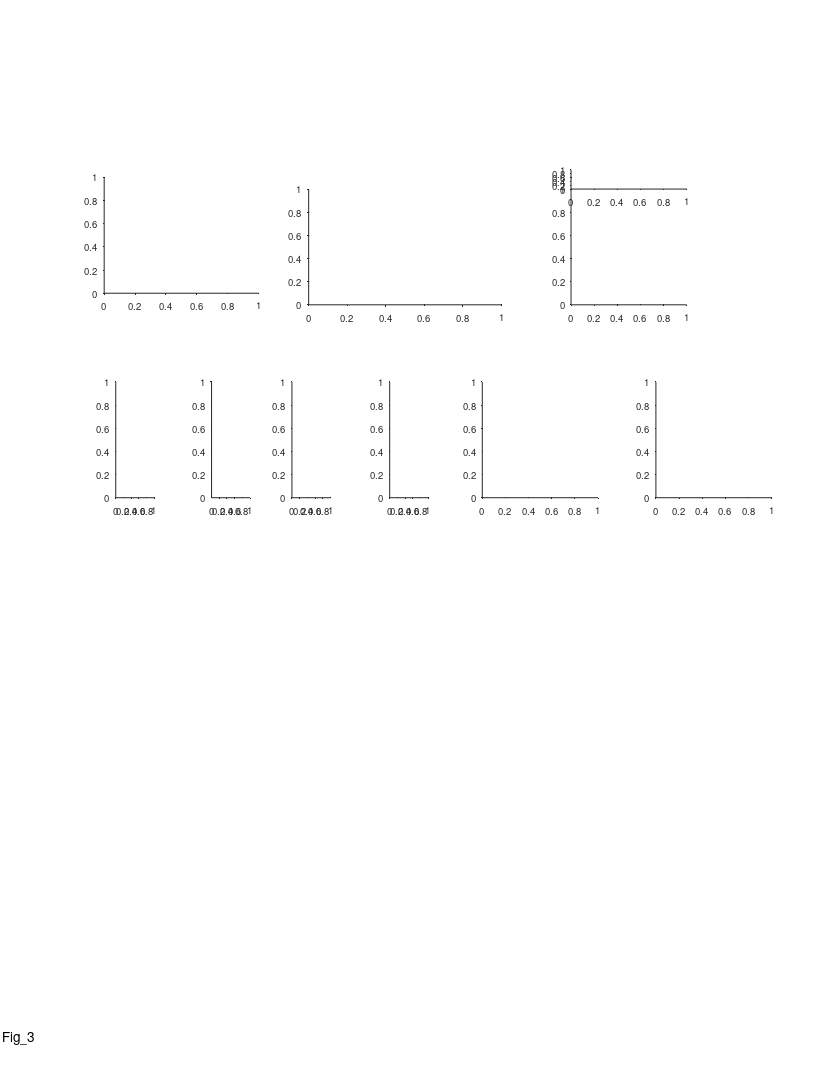

The MATLAB source for this figure: (Note: this script raises an error after producing the figure.)
%% Replay - Fig 3 - 2 bats crossovers
%%
clear 
clc
close all

%% plotting options
behavior_ex_opt = 2 % number 2 was chosen

replay_ex_opt = 1;
replay_examples_list = {
    {'rest',11,'b2299_d191213',20}
    };
replay_examples_list = cellfun(@(c)cell2struct(c,{'epoch_type','params_opt','exp_ID','event_num'},2), replay_examples_list)

%% graphics params
% timediff_max = inf;
timediff_max = 100;
epoch_types = {'sleep','rest'};
exp_types = {'1 bat','2 bats'};
panels_xlim = [-0.0950    1.9950; -1.9500   40.9500; -0.4500   56.5500; -0.0210    0.4410];
panels_xticks = {[0 0.5 1 1.5],[0 20 40],[0:10:50],[0 0.2 0.4]};

%% define output files
res_dir =  'L:\paper_replay\figures';
mkdir(res_dir)
fig_name_str = 'Fig_3';
fig_caption_str = ' ';
log_name_str = [fig_name_str '_log_file' '.txt'];
log_name_str = strrep(log_name_str , ':', '-');
log_name_str = strrep(log_name_str , ' ', '_');
log_name_out = fullfile(res_dir, log_name_str);

%% open log file
diary off
diary(log_name_out)
diary on
disp('Log file');
disp(['created: ', datestr(clock)]);
disp('======================================================');
disp([fig_name_str ':' fig_caption_str]);   
disp('======================================================');
disp('');

%% create figure
% figure_size_cm = [21.0 29.7]; % ~A4
figure_size_cm = [21.6 27.9]; % ~US letter
fig = figure;
% Some WYSIWYG options:
set(gcf,'DefaultAxesFontSize',7);
set(gcf,'DefaultAxesFontName','helvetica');
set(gcf,'DefaultAxesUnits','centimeters');
set(gcf,'PaperType','usletter')
% set(gcf,'PaperType','<custom>');
set(gcf,'PaperUnits','centimeters','PaperPosition',[0 0 figure_size_cm]);
set(gcf,'PaperOrientation','portrait');
set(gcf,'Units','centimeters','Position',get(gcf,'paperPosition')+[0 0 0 0]); % position on screen...
set(gcf, 'Renderer', 'painters');
% set(gcf, 'color', 'none');
set(groot, 'defaultAxesColor','None')
set(groot, 'defaultAxesTickDir', 'out');
set(groot,  'defaultAxesTickDirMode', 'manual');
annotation('textbox', [0.5 1 0 0], 'String',fig_name_str, 'HorizontalAlignment','center','Interpreter','none', 'FitBoxToText','on');

% create panels
panels{1}(1) = axes('position', [2.7 20.3 4 3]);
panels{2}(1) = axes('position', [8 20 5 3]);
panels{3}(1) = axes('position', [14.8 20 3 3]);
panels{3}(2) = axes('position', [14.8 23 3 .5]);
x = linspace(3,10,4);
x = x+[0 0.15 -0.1 0.1];
panels{4}(1) = axes('position', [x(1) 15 1 3]);
panels{4}(2) = axes('position', [x(2) 15 1 3]);
panels{4}(3) = axes('position', [x(3) 15 1 3]);
panels{4}(4) = axes('position', [x(4) 15 1 3]);
panels{5}(1) = axes('position', [12.5 15 3 3]);
panels{6}(1) = axes('position', [17 15 3 3]);

%% panels A - experimental setup
axes(panels{1}(1))
hold on
tunnel_2bats_image = imread('E:\Tamir\work\PROJECTS\LargeScale\paper_replay\figures\resources\tunnel_2bats.jpg');
imshow(tunnel_2bats_image);

% delete(panels{1}(2))
panels{1}(2) = axes('position', [2.7 22.9 .2 .3]);
axes(panels{1}(2))
cla reset
hold on
axis off
plot([0 1],[1 1],'LineWidth',2)
plot([0 1],[0 0],'LineWidth',1)
text(1.5,1,'Recorded bat','Units','normalized','FontSize',7,'HorizontalAlignment','left','VerticalAlignment','middle');
text(1.5,0,'Other bat','Units','normalized','FontSize',7,'HorizontalAlignment','left','VerticalAlignment','middle');
xlim([0 1])
ylim([0 1])

%% panels B - Behavior example
axes(panels{2}(1))
cla
hold on
switch behavior_ex_opt
    case 1
        exp_ID = 'b2299_d191205';
        ti_seconds_in_session = [5200 5600];
    case 2
        exp_ID = 'b2299_d191213';
        ti_seconds_in_session = 5850 +[0 4*60]+[0.4 -0.1]; %[5850 6200];
    case 3
        exp_ID = 'b2299_d191213';
        ti_seconds_in_session = [2900 3600];
    case 4
        exp_ID = 'b2299_d191203';
        ti_seconds_in_session = [500 900];
    case 5
        exp_ID = 'b2299_d191203';
        ti_seconds_in_session = [2700 3200];
end
exp = exp_load_data(exp_ID, 'details', 'pos');
epoch_type = 'rest';
params_opt = 11;
event_type = 'posterior';
[events, params]= decoding_load_events_quantification(exp_ID, epoch_type, params_opt, event_type);
[seqs, TF] = decoding_apply_seq_inclusion_criteria([events.seq_model]);
events(~TF)=[];
session_ti = exp_get_sessions_ti(exp_ID,'Behave');
t0 = session_ti(1);
ti = ti_seconds_in_session.*1e6+t0;
lw = 2;
plot(exp.pos.proc_1D.ts, interp_nans(exp.pos.proc_1D.pos),'LineWidth',lw);
plot(exp.pos.proc_1D.other.ts, interp_nans(exp.pos.proc_1D.other.pos(1,:)),'LineWidth',1);
plot(exp.pos.proc_1D.co.ts,exp.pos.proc_1D.co.pos,'xk','MarkerSize',8)
plot([seqs.start_ts;seqs.end_ts],[seqs.start_pos; seqs.end_pos],'-k','LineWidth',1.);
plot([seqs.start_ts],[seqs.start_pos],'.k','MarkerSize',7)
% plot([seqs([seqs.direction]== 1).end_ts],[seqs([seqs.direction]== 1).end_pos],'^m','MarkerSize',2,'MarkerFaceColor','m');
% plot([seqs([seqs.direction]==-1).end_ts],[seqs([seqs.direction]==-1).end_pos],'vm','MarkerSize',2,'MarkerFaceColor','m');
xline(35969648929.0)
xlim(ti)
rescale_plot_data('x',[1e-6/60 ti(1)]);
ylim([0 135])
% xticks(linspace(0,135,4))
yticks(linspace(0,135,4))
xlabel('Time (min)', 'Units','normalized', 'Position',[0.5 -0.11]);
ylabel('Position (m)', 'Units','normalized', 'Position',[-0.13 .5]);
hax=gca;
hax.XRuler.TickLabelGapOffset = -1.8;
hax.YRuler.TickLabelGapOffset = 1;

%% legend
if exist('panels_behavior_legend','var')
    delete(panels_behavior_legend);
end
panels_behavior_legend = axes('position', [8 23.35 5 0.4]);
cla
hold on
plot([0 0.1],[0.8 0.8],'-','LineWidth',lw);
plot([0 0.1],[0.0 0.0],'-','LineWidth',1);
plot(0.6,0.8,'xk','MarkerSize',8);
plot([0.5 0.6]+0.05,[0 0],'-m','LineWidth',1.3);
plot(0.65,0,'>m','MarkerSize',2,'MarkerFaceColor','m');
text(.15, .8, 'Recorded bat','FontSize',7,'HorizontalAlignment','left','VerticalAlignment','middle');
text(.15, .0, 'Other bat','FontSize',7,'HorizontalAlignment','left','VerticalAlignment','middle');
text(.7, .8, 'Cross-overs','FontSize',7,'HorizontalAlignment','left','VerticalAlignment','middle');
text(.7, .0, 'Replay','FontSize',7,'HorizontalAlignment','left','VerticalAlignment','middle');
xlim([0 1])
ylim([0 1])
axis off

%% replay example
if 1
%% load data
win_s = 1;
cmap = bone;
cmap = flipud(cmap);
ex = replay_examples_list(replay_ex_opt);
addFieldsToWorkspace(ex);
decode = decoding_load_data(exp_ID, epoch_type, params_opt);
exp = exp_load_data(exp_ID,'details','path','MUA','ripples');
events = decoding_load_events_quantification(exp_ID,epoch_type,params_opt,"posterior");
event = events(event_num);
seq = event.seq_model;
seq_ti = [event.start_ts event.end_ts];
t0 = mean(seq_ti);
ti = t0 + [-1 1].*win_s*1e6;

TT = exp.ripples.stats.best_TT;
[LFP.signal, LFP.ts, LFP.fs, LFP.params] = LFP_load(exp_ID,TT,'band','ripple','limits_ts',ti);
LFP.avg_signal = nanmean(LFP.signal,[2 3]);

%% plot LFP
% axes(panels{3}(3));
% cla
% hold on
% plot(LFP.ts, LFP.avg_signal,'k');
% xlim(seq_ti+[-1 1].*0.2*range(seq_ti))
% xticks([])
% yticks([])
% rescale_plot_data('x',[1e-6 seq_ti(1)]);
% axis off
% title(sprintf('%s_%s_%d',epoch_type,exp_ID,event_num),'Interpreter','none','FontWeight','normal','FontSize',6);

%% plot posterior (state)
axes(panels{3}(2));
cla
hold on
IX = get_data_in_ti(decode.time, ti);
prob_t = decode.time(IX);
prob_state = squeeze(decode.posterior_state(event.state_num,IX));
plot(prob_t, prob_state, 'k','LineWidth',2);
hax = gca;
hax.XLim = prob_t([1 end]);
hax.YLim = [0 1];
box on
colormap(cmap);
hax.XLim = seq_ti+[-1 1].*0.2*range(seq_ti);
hax.TickDir = 'out';
hax.TickLength = [0.02 0.02];
hax.XRuler.TickLabelGapOffset = -4;
ylabel('Prob.','Units','normalized','Position',[-0.22 0.5]);
rescale_plot_data('x',[1e-6 seq_ti(1)]);
    
%% plot posterior (position)
axes(panels{3}(1));
cla
hold on
IX = get_data_in_ti(decode.time, ti);
prob_t = decode.time(IX);
prob_pos = squeeze(decode.posterior(:,event.state_num,IX));
imagesc(prob_t, decode.pos, prob_pos);
plot([seq.start_ts seq.end_ts],[seq.start_pos seq.end_pos],'-r','LineWidth',0.8);
hax = gca;
clim_prctiles = [1 99];
hax.CLim = prctile(prob_pos(:),clim_prctiles);
% hax.CLim = [0 max(prob_pos(:))];
hax.XLim = prob_t([1 end]);
hax.YLim = [min(decode.pos) max(decode.pos)] + [-1 1].*median(diff(decode.pos))*1;
box on
colormap(cmap);
hax.XLim = seq_ti+[-1 1].*0.2*range(seq_ti);
hax.TickDir = 'out';
hax.TickLength = [0.02 0.02];
hax.XRuler.TickLabelGapOffset = -2;
xlabel('Time (s)','Units','normalized','Position',[0.5 -0.105]);
ylabel('Position (m)','Units','normalized','Position',[-0.22 0.5]);
rescale_plot_data('x',[1e-6 seq_ti(1)]);

%% link x axes
linkaxes(panels{3},'x');

%% add colorbar
hcb = colorbar('east');
hcb.Units = 'centimeters';
cb_offset = 1.12;
hcb.Position(1) = panels{3}(1).Position(1) + panels{3}(1).Position(3)*cb_offset;
cb_offset_middle = (hcb.Position(1)+hcb.Position(3)/2-panels{3}(1).Position(1))/panels{3}(1).Position(3);
hcb.Label.Rotation = -90;
hcb.Label.Position(1) = 1.5;
hcb.Label.String = 'Probability';
hcb.Ticks = [];
text(cb_offset_middle,1,'Max','Units','normalized','FontSize',7,'HorizontalAlignment','center');
text(cb_offset_middle,0,'0','Units','normalized','FontSize',7,'HorizontalAlignment','center');
% text(cb_offset_middle,1,clim_prctiles(2)+"%",'Units','normalized','FontSize',7,'HorizontalAlignment','center');
% text(cb_offset_middle,0,clim_prctiles(1)+"%",'Units','normalized','FontSize',7,'HorizontalAlignment','center');
end

%% panels C - main scatter plot
axes(panels{5}(1))
hold on
% data_filename = 'F:\sequences\figures\replay_vs_crossover\replay_vs_crossover_opt_11_replay position between 25-115.mat';
% data_filename = 'F:\sequences\figures\replay_vs_crossover\replay_vs_crossover_opt_11_replay position between 25-115 & same map.mat';
% data_filename = 'F:\sequences\figures\replay_vs_crossover\replay_vs_crossover_opt_11_replay position between 25-115 & same map & forward.mat';
% data_filename = 'F:\sequences\figures\replay_vs_crossover\replay_vs_crossover_opt_11_replay position between 25-115 & same map & reverse.mat';
% data_filename = 'F:\sequences\figures\replay_vs_crossover\replay_vs_crossover_opt_11_replay position between 25-115 & replay distance_gt_5.mat';
% data_filename = 'F:\sequences\figures\replay_vs_crossover\replay_vs_crossover_opt_11_replay position between 25-115 & replay distance_gt_10.mat';
% data_filename = 'F:\sequences\figures\replay_vs_crossover\replay_vs_crossover_opt_11_replay position between 25-115 & forward.mat';
% data_filename = 'F:\sequences\figures\replay_vs_crossover\replay_vs_crossover_opt_11_replay position between 25-115 & reverse.mat';
% data_filename = 'F:\sequences\figures\replay_vs_crossover\replay_vs_crossover_opt_11_replay pos between 25-115, dec acc_gt_65%.mat';
data_filename = 'F:\sequences\figures\replay_vs_crossover\replay_vs_crossover_opt_11_replay pos between 25-115, dec acc_gt_70%.mat';
% data_filename = 'F:\sequences\figures\replay_vs_crossover\replay_vs_crossover_opt_11_replay pos between 25-115 & same map, dec acc_gt_65%.mat';
% data_filename = 'F:\sequences\figures\replay_vs_crossover\replay_vs_crossover_opt_11_replay pos between 25-115 & same map, dec acc_gt_70%.mat';

data = load(data_filename);
scatter(data.x(data.TF),data.y(data.TF),5,'k','filled');
axis equal
xlim([0 135])
ylim([0 135])
xticks(linspace(0,135,4))
yticks(linspace(0,135,4))
xlabel('Previous cross-over position (m)', 'Units','normalized', 'Position',[0.5 -0.16]);
ylabel('Replay position (m)', 'Units','normalized', 'Position',[-0.2 .5]);
% text(0.8,0.3,"{\itn} = "+ data.stats.n,'Units','normalized','FontSize',9);
% text(0.6,0.2,"{\itr} = "+ sprintf('%.2g',data.stats.Pearson.r), 'Units','normalized','FontSize',7);
% text(0.6,0.1,"{\itP} = "+ sprintf('%.2g',data.stats.Pearson.p), 'Units','normalized','FontSize',7);
text(.3,1.2,"{\it\rho} = "+ sprintf('%.2f',data.stats.Spearman.r), 'Units','normalized','FontSize',7);
text(.3,1.1,"{\itP} = "+ sprintf('%.2g',data.stats.Spearman.p), 'Units','normalized','FontSize',7);
% text(.3,1.3,"{\itn} = "+ sprintf('%d',sum(data.TF)), 'Units','normalized','FontSize',7);
% text(0,-.4,data.msg_str, 'Units','normalized','FontSize',10);
h=refline(1,0);
h.Color = .8.*[1 1 1];
hax=gca;
hax.XRuler.TickLength(1) = 0.035;
hax.YRuler.TickLength(1) = 0.024;
hax.XRuler.TickLabelGapOffset = -.5;
hax.YRuler.TickLabelGapOffset = 1;

%% panels D - scatter plot (control - next crossover)
axes(panels{6}(1))
cla
hold on
X = [data.seqs_all.next_co_pos];
Y = data.y;
X = X(data.TF)';
Y = Y(data.TF)';
[stats.Pearson.r, stats.Pearson.p] = corr(X,Y,'type','Pearson',rows='pairwise',tail='right');
[stats.Spearman.r, stats.Spearman.p] = corr(X,Y,'type','Spearman',rows='pairwise',tail='right');
scatter(X,Y,5,'k','filled');
axis equal
xlim([0 135])
ylim([0 135])
xticks(linspace(0,135,4))
yticks(linspace(0,135,4))
xlabel('Next cross-over position (m)', 'Units','normalized', 'Position',[0.5 -0.16]);
ylabel('Replay position (m)', 'Units','normalized', 'Position',[-0.2 .5]);
% text(0.8,0.3,"{\itn} = "+ data.stats.n,'Units','normalized','FontSize',9);
% text(0.8,0.2,"{\itr} = "+ sprintf('%.2g',stats.Pearson.r), 'Units','normalized','FontSize',7);
% text(0.8,0.1,"{\itP} = "+ sprintf('%.2g',stats.Pearson.p), 'Units','normalized','FontSize',7);
text(.3,1.2,"{\it\rho} = "+ sprintf('%.2f',stats.Spearman.r), 'Units','normalized','FontSize',7);
text(.3,1.1,"{\itP} = "+ sprintf('%.2f',stats.Spearman.p), 'Units','normalized','FontSize',7);
h=refline(1,0);
h.Color = .8.*[1 1 1];
hax=gca;
hax.XRuler.TickLength(1) = 0.035;
hax.YRuler.TickLength(1) = 0.024;
hax.XRuler.TickLabelGapOffset = -.5;
hax.YRuler.TickLabelGapOffset = 1;

%% panels E - time diff vs pos diff (recency effect)
% axes(panels{6}(1))
% cla
% hold on
% xxx = [data.seqs_all.prev_co_time_diff];
% yyy = abs(data.x-data.y);
% ccc = [data.seqs_all.prev_co_same_map];
% valid = data.TF & xxx < timediff_max;
% xxx = xxx(valid)';
% yyy = yyy(valid)';
% ccc = ccc(valid)';
% [stats.Pearson.r, stats.Pearson.p] = corr(xxx,yyy,'type','Pearson',rows='pairwise',tail='right');
% [stats.Spearman.r, stats.Spearman.p] = corr(xxx,yyy,'type','Spearman',rows='pairwise',tail='right');
% % scatter(xxx,yyy,10,ccc,'filled');
% scatter(xxx,yyy,5,'k','filled');
% xlabel('{\Delta} Time (s)', 'Units','normalized', 'Position',[0.5 -0.16]);
% ylabel('{\Delta} Position (m)', 'Units','normalized', 'Position',[-0.2 .5]);
% % text(0.8,0.3,"{\itn} = "+ data.stats.n,'Units','normalized','FontSize',9);
% % text(1.1,.2,"{\itr} = "+ sprintf('%.2g',stats.Pearson.r), 'Units','normalized','FontSize',7);
% % text(1.1,.1,"{\itP} = "+ sprintf('%.2g',stats.Pearson.p), 'Units','normalized','FontSize',7);
% text(.3,1.2,"{\it\rho} = "+ sprintf('%.2g',stats.Spearman.r), 'Units','normalized','FontSize',7);
% text(.3,1.1,"{\itP} = "+ sprintf('%.2g',stats.Spearman.p), 'Units','normalized','FontSize',7);
% hax=gca;
% hax.XRuler.TickLength(1) = 0.035;
% hax.YRuler.TickLength(1) = 0.024;
% hax.XRuler.TickLabelGapOffset = -.5;
% hax.YRuler.TickLabelGapOffset = 1;

%% panels E - time diff vs pos diff (box plot option)
% if length(panels{6}) == 2
% axes(panels{6}(2))
% cla
% hold on
% xxx = [data.seqs_all.prev_co_time_diff];
% yyy = abs(data.x-data.y);
% ccc = [data.seqs_all.prev_co_same_map];
% valid = data.TF & xxx < timediff_max;
% xxx = xxx(valid)';
% yyy = yyy(valid)';
% ccc = ccc(valid)';
% 
% thr = 25;
% IX1 = xxx<thr;
% IX2 = xxx>=thr;
% G = zeros(size(xxx));
% G(IX1) = 1;
% G(IX2) = 2;
% groupcounts(G)
% boxplot(yyy,G)
% pval = ranksum(yyy(IX1),yyy(IX2),"tail","left");
% text(0.5,1.1,"{\itP} = "+ sprintf('%.2g',pval), 'Units','normalized','FontSize',7,'HorizontalAlignment','center');
% hax=gca;
% hax.XTick = [1 2];
% hax.XTickLabel = {"< "+thr,">= "+thr};
% hax.XLim = [.5 2.5];
% box off
% xlabel('{\Delta} Time (s)', 'Units','normalized', 'Position',[0.5 -0.16]);
% ylabel('{\Delta} Position (m)', 'Units','normalized', 'Position',[-0.2 .5]);
% hax.XRuler.TickLength(1) = 0.025;
% hax.YRuler.TickLength(1) = 0.024;
% hax.XRuler.TickLabelGapOffset = -.5;
% hax.YRuler.TickLabelGapOffset = 1;
% end

%% ------------------------------------------------------------------------
% % % % compare 1 bat vs 2 bats experiments
% % % if 0
% % % %% load data - 1 bat / 2 bats experiments
% % % epoch_types = {'sleep','rest'};
% % % exp_list_1bat = decoding_get_inclusion_list();
% % % exp_list_2bats = {
% % % %     'b2299_d191202', % <70% accuracy, excluded
% % % %     'b2299_d191203', % <70% accuracy, excluded
% % %     'b2299_d191204',
% % %     'b2299_d191205',
% % %     'b2299_d191208',
% % %     'b2299_d191209',
% % % %     'b2299_d191210', % <70% accuracy, excluded
% % %     'b2299_d191213',
% % %     };
% % % exp_lists = {exp_list_1bat,exp_list_2bats};
% % % 
% % % events_all_per_session = {};
% % % for ii_exp_type = 1:length(exp_types)
% % %     exp_list = exp_lists{ii_exp_type};
% % %     for ii_epoch_type = 1:length(epoch_types)
% % %         for ii_exp = 1:length(exp_list)
% % %             exp_ID = exp_list{ii_exp};
% % %             exp = exp_load_data(exp_ID,'details');
% % %             epoch_type = epoch_types{ii_epoch_type};
% % %             params_opt = 11;
% % %             event_type = 'posterior';
% % %             [events, params] = decoding_load_events_quantification(exp_ID, epoch_type, params_opt, event_type);
% % %             [~, TF] = decoding_apply_seq_inclusion_criteria([events.seq_model]);
% % %             events(~TF) = [];
% % %             if isempty(events)
% % %                 continue;
% % %             end
% % %             [events.recordingArena] = deal(exp.details.recordingArena);
% % %             event_struct = events(1,[]);
% % %             [events(2:end).prev_event] = disperse(events(1:end-1));
% % %             events(1).prev_event = event_struct;
% % %             events_all_per_session{ii_exp_type,ii_epoch_type}{ii_exp} = events;
% % %         end
% % %     end
% % % end
% % % 
% % % %%
% % % features_names = {'duration';'compression';'distance';'distance_norm';};
% % % xlable_strs = {
% % %     'Replay duration (s)';
% % %     {'Compression ratio';'(replay speed / flight speed)'};
% % %     'Replay distance (m)';
% % %     {'Replay distance','(norm. to environment size)'};
% % %     };
% % % 
% % % %% plot boxplots - pool sleep/rest
% % % boxplot_panels_ylimits = [0 0.8; 0 25; 3 23; .02 .18];
% % % pvals = [];
% % % for ii_fn = 1:length(features_names)
% % %     axes(panels{4}(ii_fn));
% % %     cla
% % %     hold on
% % %     fn = features_names{ii_fn};
% % %     X={};
% % %     G={};
% % %     for ii_exp_type = 1:length(exp_types)
% % %         events1 = [events_all_per_session{ii_exp_type,1}{:}];
% % %         events2 = [events_all_per_session{ii_exp_type,2}{:}];
% % %         seqs1 = [events1.seq_model];
% % %         seqs2 = [events2.seq_model];
% % %         seqs = [seqs1 seqs2];
% % %         x = [seqs.(fn)];
% % %         g = ii_exp_type;
% % %         X{ii_exp_type} = x;
% % %         G{ii_exp_type} = ones(size(seqs)).*g;
% % %         m1 = prctile(x,50);
% % %         m2 = prctile(x,[25 75]);
% % %         m3 = prctile(x,[5 95]);
% % %         w = 0.2;
% % %         lw = 1.3;
% % %         clr = 'k';
% % %         plot([g-w g+w],[m1 m1],'Color',clr,'LineWidth',lw);
% % %         plot([g g],m3,'Color',clr,'LineWidth',lw);
% % %         rectangle('Position',[g-w m2(1) 2*w diff(m2)],'EdgeColor',clr,'FaceColor','none','LineWidth',lw);
% % %     end
% % %     pval = ranksum(X{1},X{2});
% % %     str = genSignifStrAstricks(pval);
% % %     xx = [g g-1];
% % %     yy = boxplot_panels_ylimits(ii_fn,[2 2]);
% % % %         hax= gca;
% % % %         yy = hax.YLim([2 2]);
% % %     plot(xx,yy,'k-');
% % %     font_size = 10;
% % %     if strcmp(str,'n.s.')
% % %         font_size = 8;
% % %         yy = yy.*1.02;
% % %     end
% % %     text(mean(xx),mean(yy),str,'HorizontalAlignment','center','VerticalAlignment','bottom','FontSize',font_size);
% % %     pvals(ii_fn,ii_epoch_type) = pval;
% % %     xlim([0.2 2.8])
% % %     ylim(boxplot_panels_ylimits(ii_fn,:))
% % %     xlabel('');
% % %     ylabel_x_pos = [-0.65 -0.61 -0.55 -0.7];
% % %     ylabel(xlable_strs{ii_fn},'units','normalized','position',[ylabel_x_pos(ii_fn) 0.5]);
% % %     xticks(1:length(exp_types));
% % %     xticklabels(exp_types);
% % %     xtickangle(50);    
% % % end
% % % 
% % % end % if 0

%% add panel letters
font_size = 11;
axes(panels{1}(1))
text(-0.3,1.2, 'a', 'Units','normalized','FontWeight','bold','FontSize',font_size);
axes(panels{1}(2))
axes(panels{2}(1))
text(-0.2,1.3, 'b', 'Units','normalized','FontWeight','bold','FontSize',font_size);
axes(panels{3}(1))
text(-0.38,1.3, 'c', 'Units','normalized','FontWeight','bold','FontSize',font_size);
axes(panels{4}(1))
text(-1.1,1.15, 'd', 'Units','normalized','FontWeight','bold','FontSize',font_size);
axes(panels{5}(1))
text(-0.35,1.15, 'e', 'Units','normalized','FontWeight','bold','FontSize',font_size);
axes(panels{6}(1))
text(-0.35,1.15, 'f', 'Units','normalized','FontWeight','bold','FontSize',font_size);

%%
fig_name = sprintf('%s',fig_name_str);
% fig_name = sprintf('%s_panel_B_opt_%d',fig_name,behavior_ex_opt);
fig_name = sprintf('%s_max_tdiff_%ds',fig_name,timediff_max);
[~,data_str,~] = fileparts(data_filename);
fig_name = sprintf('%s__%s',fig_name,data_str);
file_out = fullfile(res_dir, fig_name);
print(gcf, file_out, '-dpdf', '-cmyk', '-painters');
disp('figure saved!')

%%





%%
function str = genSignifStrAstricks(pval)
if pval < 0.001
    str = '***';
elseif pval < 0.01
    str = '**';
elseif pval < 0.05
    str = '*';
else
    str = 'n.s.';
end
end
